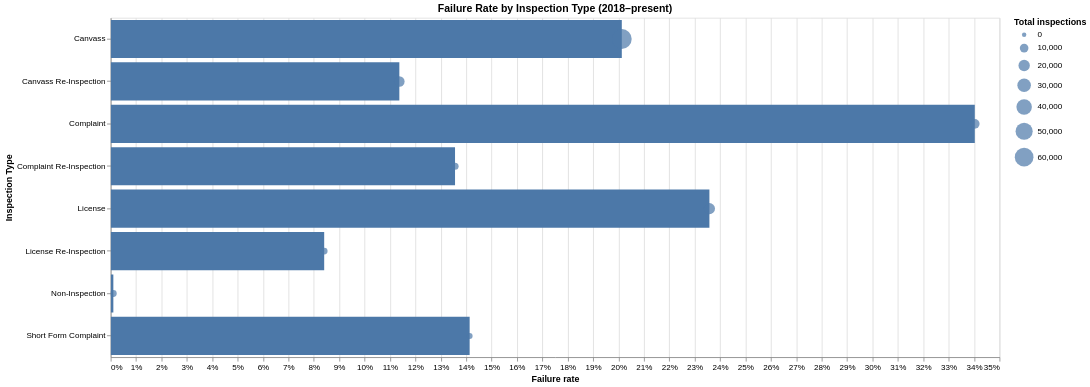

The code cell stored with this chart in its notebook:
### Markdown cell above
# Hypothesis 1(Dhru Prajapati)

**Complaint-driven inspections (and re-inspections) have a higher failure rate than routine Canvass or License inspections.**

**Why this is interesting:**

*   High triage value: If true, routing inspectors to complaints/re-inspects yields more impactful findings per visit.
*   Re-inspection ambiguity: Could improve (fixes made) or still fail (systemic issues), worth testing.
*   Equity lens: Complaint frequency varies by neighborhood, results can reveal/reporting bias.
*   Actionable next steps: If confirmed, also probe which violation types spike to guide what inspectors should look for.

### Code cell
# H1: Failure rate by Inspection Type - interactive with hover + slider

import pandas as pd
try:
    import altair as alt
except ModuleNotFoundError:
    !pip -q install altair vl-convert-python
    import altair as alt

assert 'df_eda' in globals(), "df_eda not found. Run the 2018+ filter cell first."

alt.data_transformers.disable_max_rows()
alt.renderers.enable("default")

# Aggregate by inspection_type
agg = (
    df_eda[['inspection_id','inspection_type','is_fail']]
      .dropna(subset=['inspection_type'])
      .groupby('inspection_type', as_index=False)
      .agg(total=('inspection_id','count'),
           fails=('is_fail','sum'))
      .assign(fail_rate=lambda d: d['fails'] / d['total'])
)

slider = alt.binding_range(name='Min inspections', min=50, max=int(agg['total'].max()), step=50)
minN = alt.param(name='minN', value=300, bind=slider)

base = alt.Chart(agg).add_params(minN).transform_filter('datum.total >= minN')

CHART_WIDTH = 1100
CHART_HEIGHT = 420

bars = base.mark_bar().encode(
    y=alt.Y('inspection_type:N', sort='-x', title='Inspection Type'),
    x=alt.X('fail_rate:Q', title='Failure rate', axis=alt.Axis(format='%')),
    tooltip=[
        alt.Tooltip('inspection_type:N', title='Type'),
        alt.Tooltip('total:Q', title='Total inspections'),
        alt.Tooltip('fails:Q', title='Fails'),
        alt.Tooltip('fail_rate:Q', title='Fail rate', format='.1%')
    ]
).properties(width=CHART_WIDTH, height=CHART_HEIGHT,
             title='Failure Rate by Inspection Type (2018–present)')

pts = base.mark_point(filled=True).encode(
    y='inspection_type:N',
    x='fail_rate:Q',
    size=alt.Size('total:Q', title='Total inspections', scale=alt.Scale(range=[30, 600])),
    tooltip=[
        alt.Tooltip('inspection_type:N', title='Type'),
        alt.Tooltip('total:Q', title='Total inspections'),
        alt.Tooltip('fails:Q', title='Fails'),
        alt.Tooltip('fail_rate:Q', title='Fail rate', format='.1%')
    ]
)

(bars + pts).interactive()

### Figure 1 — Vega-Lite specification as saved in the notebook (floating-point values rounded to 4 significant figures)
{"config": {"view": {"continuousWidth": 300, "continuousHeight": 300}}, "layer": [{"mark": {"type": "bar"}, "encoding": {"tooltip": [{"field": "inspection_type", "title": "Type", "type": "nominal"}, {"field": "total", "title": "Total inspections", "type": "quantitative"}, {"field": "fails", "title": "Fails", "type": "quantitative"}, {"field": "fail_rate", "format": ".1%", "title": "Fail rate", "type": "quantitative"}], "x": {"axis": {"format": "%"}, "field": "fail_rate", "title": "Failure rate", "type": "quantitative"}, "y": {"field": "inspection_type", "sort": "-x", "title": "Inspection Type", "type": "nominal"}}, "name": "view_2", "title": "Failure Rate by Inspection Type (2018–present)", "transform": [{"filter": "datum.total >= minN"}]}, {"mark": {"type": "point", "filled": true}, "encoding": {"size": {"field": "total", "scale": {"range": [30, 600]}, "title": "Total inspections", "type": "quantitative"}, "tooltip": [{"field": "inspection_type", "title": "Type", "type": "nominal"}, {"field": "total", "title": "Total inspections", "type": "quantitative"}, {"field": "fails", "title": "Fails", "type": "quantitative"}, {"field": "fail_rate", "format": ".1%", "title": "Fail rate", "type": "quantitative"}], "x": {"field": "fail_rate", "type": "quantitative"}, "y": {"field": "inspection_type", "type": "nominal"}}, "transform": [{"filter": "datum.total >= minN"}]}], "data": {"name": "data-d41cb52722178240db487bc0549b3935"}, "height": 420, "params": [{"name": "minN", "bind": {"input": "range", "max": 67850, "min": 50, "name": "Min inspections", "step": 50}, "value": 300}, {"name": "param_5", "select": {"type": "interval", "encodings": ["x", "y"]}, "bind": "scales", "views": ["view_2"]}], "width": 1100, "$schema": "https://vega.github.io/schema/vega-lite/v5.20.1.json", "datasets": {"data-d41cb52722178240db487bc0549b3935": [{"inspection_type": "Assessment", "total": 1, "fails": 1, "fail_rate": 1.0}, {"inspection_type": "Canvass", "total": 67850, "fails": 13656, "fail_rate": 0.2013}, {"inspection_type": "Canvass Re-Inspection", "total": 16698, "fails": 1898, "fail_rate": 0.1137}, {"inspection_type": "Complaint", "total": 13407, "fails": 4562, "fail_rate": 0.3403}, {"inspection_type": "Complaint Re-Inspection", "total": 5804, "fails": 787, "fail_rate": 0.1356}, {"inspection_type": "Consultation", "total": 12, "fails": 0, "fail_rate": 0.0}, {"inspection_type": "Covid Complaint", "total": 1, "fails": 0, "fail_rate": 0.0}, {"inspection_type": "License", "total": 19197, "fails": 4526, "fail_rate": 0.2358}, {"inspection_type": "License Re-Inspection", "total": 4853, "fails": 408, "fail_rate": 0.08407}, {"inspection_type": "No Entry", "total": 1, "fails": 1, "fail_rate": 1.0}, {"inspection_type": "Non-Inspection", "total": 4790, "fails": 5, "fail_rate": 0.001044}, {"inspection_type": "Not Ready", "total": 12, "fails": 0, "fail_rate": 0.0}, {"inspection_type": "Out Of Business", "total": 1, "fails": 0, "fail_rate": 0.0}, {"inspection_type": "Recent Inspection", "total": 297, "fails": 36, "fail_rate": 0.1212}, {"inspection_type": "Short Form Complaint", "total": 2844, "fails": 402, "fail_rate": 0.1414}, {"inspection_type": "Special Events (Festivals)", "total": 1, "fails": 0, "fail_rate": 0.0}, {"inspection_type": "Suspected Food Poisoning", "total": 265, "fails": 75, "fail_rate": 0.283}, {"inspection_type": "Suspected Food Poisoning Re-Inspection", "total": 57, "fails": 5, "fail_rate": 0.08772}]}}
